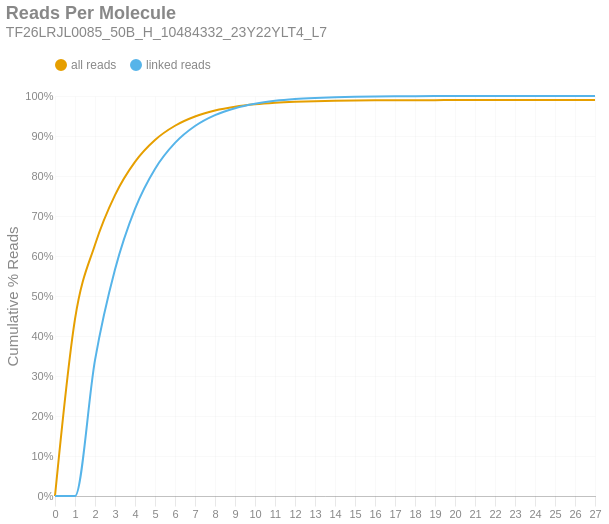

Write notebook code for a chart like this one.
### Markdown cell above
### Reads per Molecule
This chart shows the cumulative distribution of the number of reads per linked molecule. That is, how many alignments are associated with a unique molecule. This excludes the number of reads associated with invalid or absent linked-read barcodes. The `linked` histogram is the percentages recalculated when disregarding singletons.

### Code cell
if SKIPLR:
    print_html(f"Skipped")
else:
    counts = np.bincount(valids['reads'].cast(pl.Int64).to_numpy())
    weighted = counts * np.arange(len(counts))
    all_perc = weighted / n_reads
    linked_perc = weighted / n_linked_reads
    linked_perc[1] = 0
    binned_df = pl.DataFrame({
        'readsper': list(range(len(counts))),
        'all reads (cumsum)': np.cumsum(all_perc).tolist(),
        'linked reads (cumsum)': np.cumsum(linked_perc).tolist(),
    })

    with SafeRender(binned_df):
        (
            density_plot(binned_df, 'Reads Per Molecule', samplename, 'readspmol')
            .encode(
                x=alt.X('readsper:O', title=None).axis(labelAngle=0).scale(padding=0),
                y=alt.Y('value:Q', title='Cumulative % Reads').axis(format='%').stack(False),
                color=alt.Color("key:N").scale(domain=["all reads", "linked reads"]),
                tooltip=[
                    alt.Tooltip("key:N", title="Data Type"),
                    alt.Tooltip("readsper:O", title="Reads Per Molecule"),
                    alt.Tooltip("value:Q", format=".2%", title="% Reads (Cum.)")
                ]            
            )
        ).display()

### Figure 1 — Vega-Lite specification as saved in the notebook (floating-point values rounded to 4 significant figures)
{"width": "container", "height": 400, "config": {"title": {"anchor": "start", "dy": -15, "fontSize": 18, "color": "#888888", "subtitleColor": "#888888", "subtitleFontSize": 14}, "arc": {"fill": "#0072B2"}, "axis": {"domainColor": "#888888", "domainWidth": 0.5, "gridWidth": 0.2, "grid": false, "titleFontWeight": 400, "titleFontSize": 15, "labelFontSize": 11, "labelColor": "#888888", "tickColor": "#888888", "tickWidth": 0.2, "titleColor": "#888888"}, "axisBand": {"grid": false}, "axisX": {"grid": true, "tickSize": 10, "domainCap": "round"}, "axisY": {"domain": false, "grid": true, "tickSize": 0, "domainCap": "round"}, "background": "transparent", "header": {"labelFontSize": 15, "labelColor": "#888888", "titleFontSize": 15, "titleFontWeight": 600, "titleColor": "#888888"}, "legend": {"labelFont": "sans-serif", "labelFontSize": 12, "labelColor": "#888888", "symbolSize": 100, "symbolType": "circle", "titleFontSize": 12, "titlePadding": 10, "titleColor": "#888888", "title": null, "orient": "top"}, "range": {"category": ["#E69F00", "#56B4E9", "#009E73", "#F0E442", "#0072B2", "#D55E00", "#CC79A7", "#000000"], "diverging": ["#cfe8f3", "#a2d4ec", "#73bfe2", "#46abdb", "#1696d2", "#12719e"]}, "area": {"fill": "#0072B2", "fillOpacity": 0.7, "line": true, "strokeOpacity": 0.7}, "line": {"color": "#0072B2", "stroke": "#0072B2", "strokeWidth": 2}, "trail": {"color": "#0072B2", "stroke": "#0072B2", "strokeWidth": 0, "size": 1}, "point": {"filled": true, "fillOpacity": 1.0, "size": 95}, "text": {"color": "#888888", "fontSize": 11, "align": "right", "fontWeight": 400, "size": 11}, "bar": {"fill": "#0072B2", "stroke": null}, "view": {"stroke": null, "continuousWidth": 660, "continuousHeight": 400}}, "data": {"name": "data-1e1320a6a69db88e2a2a53657519d642"}, "mark": {"type": "line", "interpolate": "monotone", "point": {"opacity": 0, "size": 275}}, "encoding": {"color": {"field": "key", "scale": {"domain": ["all reads", "linked reads"]}, "type": "nominal"}, "tooltip": [{"field": "key", "title": "Data Type", "type": "nominal"}, {"field": "readsper", "title": "Reads Per Molecule", "type": "ordinal"}, {"field": "value", "format": ".2%", "title": "% Reads (Cum.)", "type": "quantitative"}], "x": {"axis": {"labelAngle": 0}, "field": "readsper", "scale": {"padding": 0}, "title": null, "type": "ordinal"}, "y": {"axis": {"format": "%"}, "field": "value", "stack": false, "title": "Cumulative % Reads", "type": "quantitative"}}, "params": [{"name": "param_c36ac31b6afebe62", "select": {"type": "point", "fields": ["key"]}, "bind": "legend"}], "title": {"text": "Reads Per Molecule", "subtitle": "TF26LRJL0085_50B_H_10484332_23Y22YLT4_L7"}, "transform": [{"fold": ["all reads (cumsum)", "linked reads (cumsum)"]}, {"calculate": "replace(datum.key, ' (cumsum)', '')", "as": "key"}, {"filter": {"param": "param_c36ac31b6afebe62"}}], "usermeta": {"embedOptions": {"downloadFileName": "TF26LRJL0085_50B_H_10484332_23Y22YLT4_L7.readspmol"}}, "$schema": "https://vega.github.io/schema/vega-lite/v6.4.1.json", "datasets": {"data-1e1320a6a69db88e2a2a53657519d642": [{"readsper": 0, "all reads (cumsum)": 0.0, "linked reads (cumsum)": 0.0}, {"readsper": 1, "all reads (cumsum)": 0.4423, "linked reads (cumsum)": 0.0}, {"readsper": 2, "all reads (cumsum)": 0.6282, "linked reads (cumsum)": 0.3396}, {"readsper": 3, "all reads (cumsum)": 0.7523, "linked reads (cumsum)": 0.5662}, {"readsper": 4, "all reads (cumsum)": 0.8353, "linked reads (cumsum)": 0.7179}, {"readsper": 5, "all reads (cumsum)": 0.89, "linked reads (cumsum)": 0.8177}, {"readsper": 6, "all reads (cumsum)": 0.9256, "linked reads (cumsum)": 0.8827}, {"readsper": 7, "all reads (cumsum)": 0.9487, "linked reads (cumsum)": 0.9249}, {"readsper": 8, "all reads (cumsum)": 0.9636, "linked reads (cumsum)": 0.9522}, {"readsper": 9, "all reads (cumsum)": 0.9732, "linked reads (cumsum)": 0.9696}, {"readsper": 10, "all reads (cumsum)": 0.9793, "linked reads (cumsum)": 0.9808}, {"readsper": 11, "all reads (cumsum)": 0.9832, "linked reads (cumsum)": 0.9879}, {"readsper": 12, "all reads (cumsum)": 0.9856, "linked reads (cumsum)": 0.9924}, {"readsper": 13, "all reads (cumsum)": 0.9872, "linked reads (cumsum)": 0.9951}, {"readsper": 14, "all reads (cumsum)": 0.9882, "linked reads (cumsum)": 0.997}, {"readsper": 15, "all reads (cumsum)": 0.9888, "linked reads (cumsum)": 0.9982}, {"readsper": 16, "all reads (cumsum)": 0.9892, "linked reads (cumsum)": 0.9989}, {"readsper": 17, "all reads (cumsum)": 0.9894, "linked reads (cumsum)": 0.9993}, {"readsper": 18, "all reads (cumsum)": 0.9896, "linked reads (cumsum)": 0.9996}, {"readsper": 19, "all reads (cumsum)": 0.9897, "linked reads (cumsum)": 0.9997}, {"readsper": 20, "all reads (cumsum)": 0.9897, "linked reads (cumsum)": 0.9998}, {"readsper": 21, "all reads (cumsum)": 0.9898, "linked reads (cumsum)": 0.9999}, {"readsper": 22, "all reads (cumsum)": 0.9898, "linked reads (cumsum)": 0.9999}, {"readsper": 23, "all reads (cumsum)": 0.9898, "linked reads (cumsum)": 1.0}, {"readsper": 24, "all reads (cumsum)": 0.9898, "linked reads (cumsum)": 1.0}, {"readsper": 25, "all reads (cumsum)": 0.9898, "linked reads (cumsum)": 1.0}, {"readsper": 26, "all reads (cumsum)": 0.9898, "linked reads (cumsum)": 1.0}, {"readsper": 27, "all reads (cumsum)": 0.9898, "linked reads (cumsum)": 1.0}]}}
